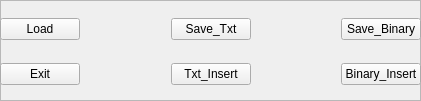
  <widget class="QFrame" name="frame_5">
   <property name="geometry">
    <rect>
     <x>10</x>
     <y>10</y>
     <width>421</width>
     <height>101</height>
    </rect>
   </property>
   <property name="frameShape">
    <enum>QFrame::StyledPanel</enum>
   </property>
   <property name="frameShadow">
    <enum>QFrame::Raised</enum>
   </property>
   <widget class="QWidget" name="layoutWidget">
    <property name="geometry">
     <rect>
      <x>0</x>
      <y>0</y>
      <width>421</width>
      <height>103</height>
     </rect>
    </property>
    <layout class="QHBoxLayout" name="horizontalLayout_32">
     <item>
      <layout class="QVBoxLayout" name="verticalLayout_4">
       <item>
        <spacer name="verticalSpacer_25">
         <property name="orientation">
          <enum>Qt::Vertical</enum>
         </property>
         <property name="sizeHint" stdset="0">
          <size>
           <width>20</width>
           <height>40</height>
          </size>
         </property>
        </spacer>
       </item>
       <item>
        <widget class="QPushButton" name="Load">
         <property name="text">
          <string>Load</string>
         </property>
        </widget>
       </item>
       <item>
        <spacer name="verticalSpacer_22">
         <property name="orientation">
          <enum>Qt::Vertical</enum>
         </property>
         <property name="sizeHint" stdset="0">
          <size>
           <width>20</width>
           <height>40</height>
          </size>
         </property>
        </spacer>
       </item>
       <item>
        <widget class="QPushButton" name="Exit">
         <property name="text">
          <string>Exit</string>
         </property>
        </widget>
       </item>
       <item>
        <spacer name="verticalSpacer_32">
         <property name="orientation">
          <enum>Qt::Vertical</enum>
         </property>
         <property name="sizeHint" stdset="0">
          <size>
           <width>20</width>
           <height>40</height>
          </size>
         </property>
        </spacer>
       </item>
      </layout>
     </item>
     <item>
      <spacer name="horizontalSpacer_2">
       <property name="orientation">
        <enum>Qt::Horizontal</enum>
       </property>
       <property name="sizeHint" stdset="0">
        <size>
         <width>40</width>
         <height>20</height>
        </size>
       </property>
      </spacer>
     </item>
     <item>
      <layout class="QVBoxLayout" name="verticalLayout_9">
       <item>
        <spacer name="verticalSpacer_33">
         <property name="orientation">
          <enum>Qt::Vertical</enum>
         </property>
         <property name="sizeHint" stdset="0">
          <size>
           <width>20</width>
           <height>40</height>
          </size>
         </property>
        </spacer>
       </item>
       <item>
        <widget class="QPushButton" name="Save_Txt">
         <property name="text">
          <string>Save_Txt</string>
         </property>
        </widget>
       </item>
       <item>
        <spacer name="verticalSpacer_23">
         <property name="orientation">
          <enum>Qt::Vertical</enum>
         </property>
         <property name="sizeHint" stdset="0">
          <size>
           <width>20</width>
           <height>40</height>
          </size>
         </property>
        </spacer>
       </item>
       <item>
        <widget class="QPushButton" name="Txt_Insert">
         <property name="text">
          <string>Txt_Insert</string>
         </property>
        </widget>
       </item>
       <item>
        <spacer name="verticalSpacer_34">
         <property name="orientation">
          <enum>Qt::Vertical</enum>
         </property>
         <property name="sizeHint" stdset="0">
          <size>
           <width>20</width>
           <height>40</height>
          </size>
         </property>
        </spacer>
       </item>
      </layout>
     </item>
     <item>
      <spacer name="horizontalSpacer_3">
       <property name="orientation">
        <enum>Qt::Horizontal</enum>
       </property>
       <property name="sizeHint" stdset="0">
        <size>
         <width>40</width>
         <height>20</height>
        </size>
       </property>
      </spacer>
     </item>
     <item>
      <layout class="QVBoxLayout" name="verticalLayout_10">
       <item>
        <spacer name="verticalSpacer_35">
         <property name="orientation">
          <enum>Qt::Vertical</enum>
         </property>
         <property name="sizeHint" stdset="0">
          <size>
           <width>20</width>
           <height>40</height>
          </size>
         </property>
        </spacer>
       </item>
       <item>
        <widget class="QPushButton" name="Save_Binary">
         <property name="text">
          <string>Save_Binary</string>
         </property>
        </widget>
       </item>
       <item>
        <spacer name="verticalSpacer_24">
         <property name="orientation">
          <enum>Qt::Vertical</enum>
         </property>
         <property name="sizeHint" stdset="0">
          <size>
           <width>20</width>
           <height>40</height>
          </size>
         </property>
        </spacer>
       </item>
       <item>
        <widget class="QPushButton" name="Binary_Insert">
         <property name="text">
          <string>Binary_Insert</string>
         </property>
        </widget>
       </item>
       <item>
        <spacer name="verticalSpacer_36">
         <property name="orientation">
          <enum>Qt::Vertical</enum>
         </property>
         <property name="sizeHint" stdset="0">
          <size>
           <width>20</width>
           <height>40</height>
          </size>
         </property>
        </spacer>
       </item>
      </layout>
     </item>
    </layout>
   </widget>
  </widget>
